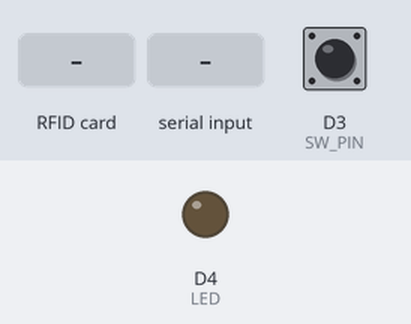
Bench run of a sketch on a simulated ESP8266 (NodeMCU). On the bench: output pins drawn as LEDs (lit = HIGH). The inputs (shaded band) are chosen by the test bench; at power-on: D3 (SW_PIN) HIGH. WiFi joins after 1.5 s; servers stay silent unless stated; EEPROM starts erased; what the sketch prints to the serial monitor is not drawn.

Above: at 0.1 s.
At 17.7 s:
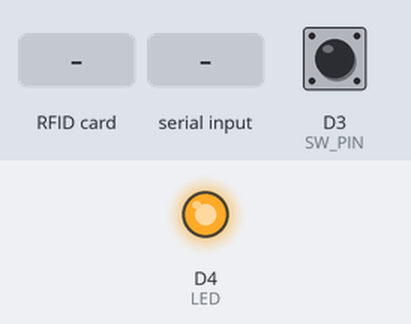
17.8 s: RFID card 12 34 56 78 held to the reader
19.6 s: "HTTP/1.1 302\n" received over Serial
21.1 s: RFID card 5E 7A 19 C4 held to the reader
22.7 s: "2\n" received over Serial
Timing chart, 0 to 25.2 s (numbered marks = the images above; inputs shaded):
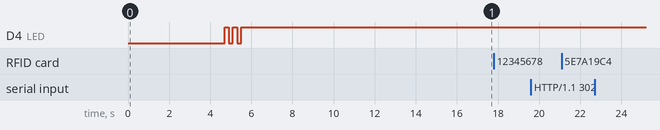

Measured:
- after the input at 17.8 s, every drawn part: stays the same
- after the input at 19.6 s, every drawn part: stays the same
- after the input at 21.1 s, every drawn part: stays the same
- after the input at 22.7 s, every drawn part: stays the same

The sketch:

ESP8266Googlesheet.ino
```cpp
#include <ESP8266WiFi.h>          // Thư viện WiFi cho ESP8266
#include <DNSServer.h>            // Thư viện DNS server
#include <ESP8266WebServer.h>     // Thư viện WebServer
#include <WiFiManager.h>          // Quản lý WiFi tự động

#include <Arduino.h>              // Thư viện Arduino cơ bản
#include <SPI.h>                  // SPI cho RFID
#include <MFRC522.h>              // Thư viện đọc RFID
#include <EEPROM.h>               // Thư viện EEPROM

#define MAXRECORD 10              // Số lượng thẻ RFID lưu trữ tối đa
byte CurrentRFID[4];              // Lưu ID thẻ đang quét
byte RFIDData[MAXRECORD][4] = {0}; // Lưu danh sách thẻ

#define pinRST D1                // Chân RST RFID
#define pinSDA D2                // Chân SDA RFID

#define SW_PIN 0                 // Chân nút nhấn xóa WiFi
#define LED 2                    // Onboard LED

#define CMDWIFI 0xB5             // Lệnh báo WiFi
#define CMDRFIDLOGIN1 0xB6       // Lệnh đăng nhập RFID ID1
#define CMDRFIDLOGIN2 0xB7       // Lệnh đăng nhập RFID ID2
#define CMDRFIDLOGIN3 0xB8       // Lệnh đăng nhập RFID ID3
#define CMDRFIDEXIT 0xB9         // Lệnh RFID thoát

byte LastPumpCount=0;             // Lưu trạng thái bơm trước
byte LastChargeCount=0;           // Lưu trạng thái sạc trước
MFRC522 MyRFID(pinSDA, pinRST);   // Khởi tạo RFID

unsigned long TimeCheckRFID=0;    // Thời gian kiểm tra RFID
unsigned long TimeResetRFID=0;    // Thời gian reset trạng thái RFID

const char* host = "script.google.com"; // Host Google Apps Script
const int httpsPort = 443;               // Port HTTPS
WiFiClientSecure client;                 // Khởi tạo client HTTPS
String SCRIPT_ID = "AKfycbyCha5bqvvbb5uu0MlQSI37e4OUlGUQyC8UJ0V6nsQS086cYNc2_rfm4Ist_G6KAWdHCA"; // ID Script

#define DataSerial Serial       // Serial dùng nhận dữ liệu ESP

byte UARTByteCount;               // Đếm byte UART
byte UARTBuffer[50];              // Buffer UART

int Voltage=0;                    // Điện áp
float Current=0;                  // Dòng điện
float Power=0;                    // Công suất
int Energy=0;                     // Năng lượng

byte PumpCount=0;                 // Số lần bơm
byte ChargeCount=0;               // Số lần sạc

int MinuteCharge=0;               // Thời gian sạc
int ChargeMonney=0;               // Tiền sạc

byte CurrentLogInID = 0;          // ID đăng nhập hiện tại
byte CheckLogInID = 0;            // ID kiểm tra
byte ExitLogInID = 0;             // ID thoát
byte RFIDActive = 0;              // Trạng thái RFID đang đọc

// ---------------- EEPROM ----------------
void WriteDataEEPROM() {          // Ghi dữ liệu RFID vào EEPROM
  for (int i = 0; i < MAXRECORD; i++) {
    EEPROM.write(i*4 + 0, RFIDData[i][0]); // byte 0
    EEPROM.write(i*4 + 1, RFIDData[i][1]); // byte 1
    EEPROM.write(i*4 + 2, RFIDData[i][2]); // byte 2
    EEPROM.write(i*4 + 3, RFIDData[i][3]); // byte 3
  }
  EEPROM.commit();                // Lưu vào EEPROM
}

void ReadDataEEPROM() {           // Đọc dữ liệu từ EEPROM
  byte EEPROMData = EEPROM.read(0);
  if (EEPROMData == 0xFF) {       // Nếu chưa lưu
    WriteDataEEPROM();             // Ghi mặc định
  } else {
    for (int i = 0; i < MAXRECORD; i++) {
      RFIDData[i][0] = EEPROM.read(i*4 + 0);
      RFIDData[i][1] = EEPROM.read(i*4 + 1);
      RFIDData[i][2] = EEPROM.read(i*4 + 2);
      RFIDData[i][3] = EEPROM.read(i*4 + 3);
    }
  }
}

void SaveCardCode() {             // Ghi thẻ mặc định
  RFIDData[0][0]=0x61; RFIDData[0][1]=0x12; RFIDData[0][2]=0xA7; RFIDData[0][3]=0x17;
  RFIDData[1][0]=0x51; RFIDData[1][1]=0xEB; RFIDData[1][2]=0x61; RFIDData[1][3]=0x17;
  RFIDData[2][0]=0x60; RFIDData[2][1]=0xCB; RFIDData[2][2]=0x60; RFIDData[2][3]=0x61;
  WriteDataEEPROM();               // Lưu vào EEPROM
}

byte VerifyRFID() {               // Kiểm tra thẻ
  for (int i=0; i<MAXRECORD; i++) {
    if (RFIDData[i][0]==CurrentRFID[0] &&
        RFIDData[i][1]==CurrentRFID[1] &&
        RFIDData[i][2]==CurrentRFID[2] &&
        RFIDData[i][3]==CurrentRFID[3]) {
      return i+1;                 // Trả ID +1
    }
  }
  return 0;                        // Không tìm thấy
}

void sendData(String Type, int Among, int Voltage, float Current, float Power, int ChargeTime) { // Gửi Google Sheet
  Serial.println("\n=== Sending to Google Sheets ==="); // Log
  String url = "/macros/s/" + SCRIPT_ID + "/exec?" + // URL
               "Type=" + Type +
               "&Among=" + String(Among) +
               "&Voltage=" + String(Voltage) +
               "&Current=" + String(Current) +
               "&Power=" + String(Power) +
               "&ChargeTime=" + String(ChargeTime) +
               "&ID=" + String(CurrentLogInID);

  bool saved = false;
  client.setInsecure();             // Bỏ kiểm tra chứng chỉ

  for (int attempt = 1; attempt <= 5; attempt++) {
    Serial.printf("🔄 Attempt %d...\n", attempt);

    if (!client.connect(host, httpsPort)) {
      Serial.println("❌ Connect failed");
    } else {
      client.print(String("GET ") + url + " HTTP/1.1\r\n" +
                   "Host: script.google.com\r\n" +
                   "User-Agent: ESP8266\r\n" +
                   "Connection: close\r\n\r\n");

      unsigned long timeout = millis();
      while (millis() - timeout < 5000) {
        if (client.available()) {
          String line = client.readStringUntil('\n');
          Serial.println(line);
          if (line.startsWith("HTTP/1.1 302") || line.startsWith("HTTP/1.1 200")) saved = true;
        }
        if (!client.connected()) break;
      }
      client.stop();
    }

    if (saved) { Serial.println("✅ Send success!"); break; }
    Serial.println("⏳ Retry in 1s..."); delay(1000);
  }

  if (!saved) Serial.println("⚠️ FAILED after 5 attempts!");
}

void UARTRead() {                  // Đọc dữ liệu từ ESP
  byte UARTDataCome;
  if (DataSerial.available()>0) {
    UARTDataCome=DataSerial.read();
    Serial.write(UARTDataCome);
    if(UARTDataCome==0xFE) { UARTByteCount=0; } // Start frame
    else if(UARTDataCome==0xFD) { UARTByteCount=0; } // End frame short
    else if(UARTDataCome==0xFC) { // End frame full
      Voltage=UARTBuffer[0]*1000+UARTBuffer[1]*100+UARTBuffer[2]*10+UARTBuffer[3]; // Voltage
      Current=(UARTBuffer[4]*1000+UARTBuffer[5]*100+UARTBuffer[6]*10+UARTBuffer[7])/10.0; // Current
      Power=(UARTBuffer[8]*1000+UARTBuffer[9]*100+UARTBuffer[10]*10+UARTBuffer[11])/10.0; // Power
      Energy=UARTBuffer[12]*1000+UARTBuffer[13]*100+UARTBuffer[14]*10+UARTBuffer[15]; // Energy
      PumpCount=UARTBuffer[16]; ChargeCount=UARTBuffer[17]; // Count
      MinuteCharge=UARTBuffer[18]*1000+UARTBuffer[19]*100+UARTBuffer[20]*10+UARTBuffer[21]; // Charge time
      ChargeMonney=UARTBuffer[22]*1000+UARTBuffer[23]*100+UARTBuffer[24]*10+UARTBuffer[25]; // Charge money
      if(LastPumpCount!=PumpCount) sendData("BOM", 2000, Voltage, Current, Power, 0); // Pump changed
      if(LastChargeCount!=ChargeCount) sendData("SAC", ChargeMonney, Voltage, Current, Power, MinuteCharge); // Charge changed
      LastPumpCount=PumpCount; LastChargeCount=ChargeCount;
    } else {
      UARTBuffer[UARTByteCount]=UARTDataCome; UARTByteCount++;
      if(UARTByteCount==50) UARTByteCount=0; // Prevent overflow
    }
  }
}

void CheckRFID() {                // Kiểm tra thẻ RFID mới
  if (MyRFID.PICC_IsNewCardPresent()) {
    Serial.print("RFID detected!");
    if (MyRFID.PICC_ReadCardSerial() && RFIDActive==0) {
      Serial.print("RFID TAG ID:");
      for (byte i=0; i<MyRFID.uid.size; ++i) {
        Serial.print(MyRFID.uid.uidByte[i], HEX); Serial.print(" ");
        CurrentRFID[i]=MyRFID.uid.uidByte[i];
      }
      Serial.println();
      RFIDActive=1;
      CheckLogInID=VerifyRFID();

      if(CurrentLogInID==0 && CheckLogInID!=0) { // Login
        CurrentLogInID=CheckLogInID; ExitLogInID=0;
        if(CurrentLogInID==1) Serial.write(CMDRFIDLOGIN1);
        else if(CurrentLogInID==2) Serial.write(CMDRFIDLOGIN2);
        else if(CurrentLogInID==3) Serial.write(CMDRFIDLOGIN3);
      } else if(CurrentLogInID!=0 && CurrentLogInID==CheckLogInID) { // Logout
        ExitLogInID=CurrentLogInID; Serial.write(CMDRFIDEXIT);
        sendData("EXIT", 0, 0, 0, 0, 0); CurrentLogInID=0;
      }
    }
    MyRFID.PICC_HaltA();          // Halt card
    MyRFID.PCD_StopCrypto1();     // Stop encryption
  }
}

void setup() {                     // Setup ban đầu
  Serial.begin(9600);              // Serial máy tính
  pinMode(SW_PIN, INPUT_PULLUP);   // Nút xóa WiFi
  pinMode(LED, OUTPUT);            // LED onboard
  UARTByteCount=0;                 // Reset UART count

  WiFiManager wifiManager;         // Khởi tạo WiFiManager
  Serial.println("Delete old wifi? Press Flash button within 3 second");
  for(int i=3;i>0;i--){ Serial.print(String(i)+" "); delay(1000); } // Đếm ngược
  if(digitalRead(SW_PIN)==LOW){    // Nếu nhấn nút
    digitalWrite(LED,LOW); delay(200); digitalWrite(LED,HIGH); delay(200); // Nhấp nháy LED
    digitalWrite(LED,LOW); delay(200); digitalWrite(LED,HIGH); delay(200);
    digitalWrite(LED,LOW); delay(200); digitalWrite(LED,HIGH); delay(200);
    digitalWrite(LED,LOW);
    wifiManager.resetSettings();    // Xóa WiFi cũ
  }

  wifiManager.autoConnect("SMART SHEET","12345678"); // Tự connect WiFi
  Serial.println("YOU ARE CONNECTED TO WIFI");

  if(WiFi.status() == WL_CONNECTED){
    Serial.println("WIFI CONNECTED SUCCESSFULLY!");
    digitalWrite(LED,LOW); delay(200); digitalWrite(LED,HIGH); delay(200); // Nháy LED
    digitalWrite(LED,LOW); delay(200); digitalWrite(LED,HIGH); delay(200);
    digitalWrite(LED,LOW); delay(200); digitalWrite(LED,HIGH); delay(1000);
    Serial.print("IP address: "); Serial.println(WiFi.localIP());
    client.setInsecure();           // Bỏ SSL check
    delay(10000); Serial.write(CMDWIFI); // Gửi lệnh WiFi ok
  } else { digitalWrite(LED,LOW); } // Nếu WiFi fail

  EEPROM.begin(512);                 // Init EEPROM
  SPI.begin();                        // Init SPI
  MyRFID.PCD_Init();                  // Init RFID
  MyRFID.PCD_SetAntennaGain(MyRFID.RxGain_max);
  MyRFID.PCD_SetRegisterBitMask(MyRFID.RFCfgReg, (0x07<<4)); // Max gain
  Serial.print("MFRC522 Version: ");
  byte version = MyRFID.PCD_ReadRegister(MFRC522::VersionReg);
  Serial.println(version, HEX);
  if(version==0x00||version==0xFF) Serial.println("ERROR: MFRC522 not detected. Check wiring and power!");
  else Serial.println("MFRC522 detected OK!");
  SaveCardCode();                    // Ghi thẻ mặc định
  ReadDataEEPROM();                  // Đọc EEPROM
  TimeCheckRFID=millis(); TimeResetRFID=millis(); // Init timer
}

void loop() {                        // Vòng lặp chính
  UARTRead();                        // Đọc dữ liệu từ ESP

  if(millis()-TimeResetRFID>2000){ RFIDActive=0; TimeResetRFID=millis(); } // Reset flag
  if(millis()-TimeCheckRFID>500){ CheckRFID(); TimeCheckRFID=millis(); }   // Kiểm tra RFID
}
```
